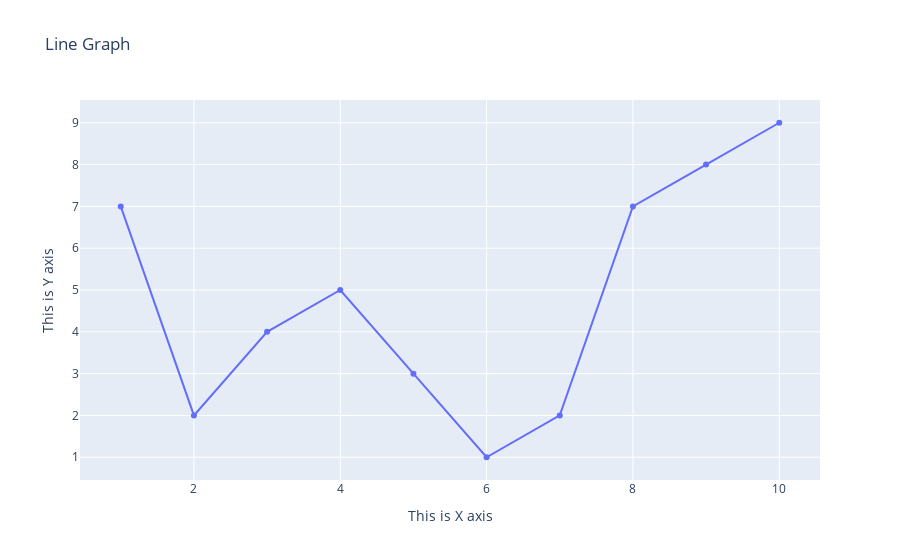

Notebook code cell kept with this figure:
### Markdown cell above
Titles and labels

### Code cell
fig = go.Figure(go.Scatter(x=x, y=y))

fig.update_layout(title = "Line Graph", xaxis_title = "This is X axis", yaxis_title = "This is Y axis")
fig.show()

### Figure 1 — Plotly figure (JSON) as saved in the notebook; plotly's stock layout.template omitted (floating-point values rounded to 4 significant figures)
{"data": [{"type": "scatter", "x": [1, 2, 3, 4, 5, 6, 7, 8, 9, 10], "y": [7, 2, 4, 5, 3, 1, 2, 7, 8, 9]}], "layout": {"title": {"text": "Line Graph"}, "xaxis": {"title": {"text": "This is X axis"}}, "yaxis": {"title": {"text": "This is Y axis"}}}}
